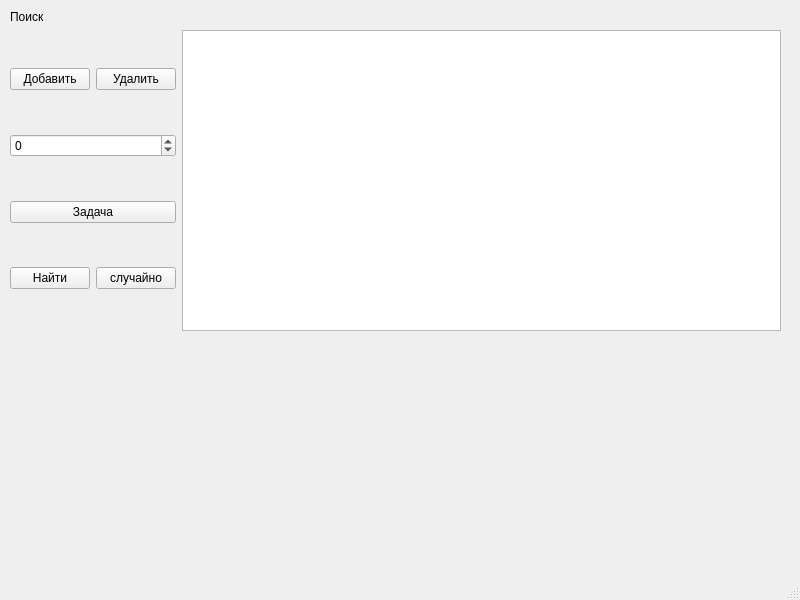
<?xml version="1.0" encoding="UTF-8"?>
<ui version="4.0">
 <class>MainWindow</class>
 <widget class="QMainWindow" name="MainWindow">
  <property name="geometry">
   <rect>
    <x>0</x>
    <y>0</y>
    <width>800</width>
    <height>600</height>
   </rect>
  </property>
  <property name="windowTitle">
   <string>MainWindow</string>
  </property>
  <widget class="QWidget" name="centralwidget">
   <widget class="QWidget" name="">
    <property name="geometry">
     <rect>
      <x>10</x>
      <y>10</y>
      <width>771</width>
      <height>321</height>
     </rect>
    </property>
    <layout class="QVBoxLayout" name="verticalLayout_2">
     <item>
      <layout class="QHBoxLayout" name="horizontalLayout_3">
       <item>
        <widget class="QLabel" name="label">
         <property name="text">
          <string>Поиск</string>
         </property>
        </widget>
       </item>
      </layout>
     </item>
     <item>
      <layout class="QHBoxLayout" name="horizontalLayout_4">
       <item>
        <layout class="QVBoxLayout" name="verticalLayout">
         <item>
          <layout class="QHBoxLayout" name="horizontalLayout">
           <item>
            <widget class="QPushButton" name="pushButton_add">
             <property name="text">
              <string>Добавить</string>
             </property>
            </widget>
           </item>
           <item>
            <widget class="QPushButton" name="pushButton_del">
             <property name="text">
              <string>Удалить</string>
             </property>
            </widget>
           </item>
          </layout>
         </item>
         <item>
          <widget class="QSpinBox" name="spinBox">
           <property name="minimum">
            <number>-50</number>
           </property>
           <property name="maximum">
            <number>50</number>
           </property>
          </widget>
         </item>
         <item>
          <widget class="QPushButton" name="pushButton_3">
           <property name="text">
            <string>Задача</string>
           </property>
          </widget>
         </item>
         <item>
          <layout class="QHBoxLayout" name="horizontalLayout_2">
           <item>
            <widget class="QPushButton" name="pushButton_2">
             <property name="text">
              <string>Найти</string>
             </property>
            </widget>
           </item>
           <item>
            <widget class="QPushButton" name="pushButton">
             <property name="text">
              <string>случайно</string>
             </property>
            </widget>
           </item>
          </layout>
         </item>
        </layout>
       </item>
       <item>
        <widget class="QTableWidget" name="tableWidget"/>
       </item>
      </layout>
     </item>
    </layout>
   </widget>
  </widget>
  <widget class="QMenuBar" name="menubar">
   <property name="geometry">
    <rect>
     <x>0</x>
     <y>0</y>
     <width>800</width>
     <height>22</height>
    </rect>
   </property>
  </widget>
  <widget class="QStatusBar" name="statusbar"/>
 </widget>
 <resources/>
 <connections/>
</ui>
